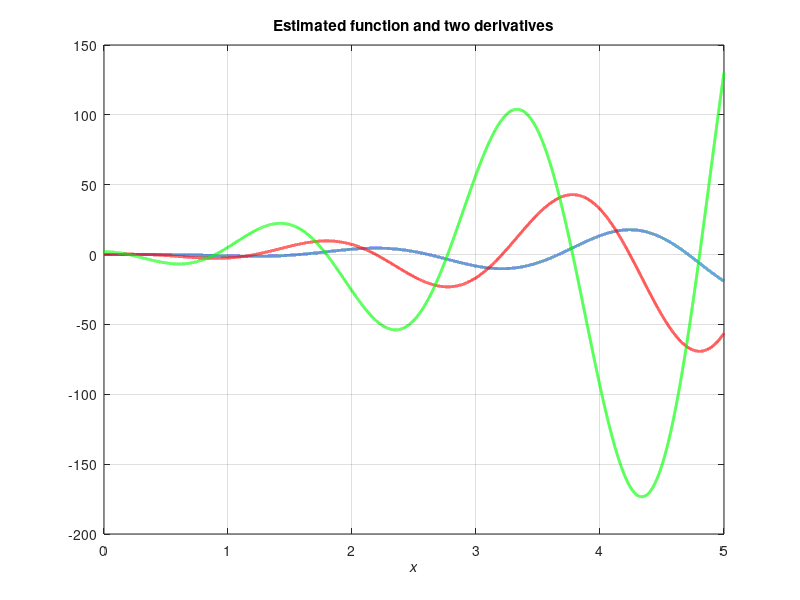

Reproduce this figure in MATLAB. (Note: this script raises an error after producing the figure.)
% The accuracy is characterized by an error between the true signal and its
% estimate. The error is characterized by the bias and variance of
% estimates. This example illustrates an asymptotic analysis for the bias
% and variance for h and delta (see Chapter 5 Discrete LPA Accuracy).
%
% Dmitriy Paliy. Tampere University of Technology. TICSP. 06-06-2005
% dmitriy.paliy@tut.fi
clear all

delta = 0.0001;
sigma_g = 1;
x = 0:delta:5; % arguments
gamma = 1/2; % the parameter gamma is a ratio of the upper bound bias to 
             % the standard deviation calculated for the ideal scale h
             % (5.25)-(5.26), (5.43).

% constats computed analytically
Ag = 0.5*sigma_g^2;
Bg = 1/sqrt(4*pi);

sigma = Ag/sqrt(delta*Bg*gamma^2);

% the estimated signal
y = x.^2.*cos(3*x);

derivative_kernel=[1 -1]/1;
% the first derivative of the estimated signal
y1 = conv(y,derivative_kernel)/delta;
y1 = y1(2:end);
y1(1)=y1(2);
y1(end)=y1(end-1);
% the second derivative of the estimated signal
y2 = conv(y1,derivative_kernel)/delta;
y2 = y2(2:end);
y2(1:2)=y2(3);
y2(end-1:end)=y2(end-2);


version -release; % get matlab release
matlab_R=str2num(ans);

figure,

    plot(x, y, 'LineWidth', 2); hold on;

    plot(x, y1, 'r-', 'LineWidth', 2); hold on;

    plot(x, y2, 'g-', 'LineWidth', 2); hold on;
    
    title('Estimated function and two derivatives'),

    if matlab_R>=14,
        xlabel('$x$','interpreter','latex');
    else
        xlabel('\itx');
    end;
    grid on
    if matlab_R>=14,
        legend('y(x)','y^{(1)}(x)','y^{(2)}(x)',...
            'Location','NorthWest');
    else
        legend('y(x)','y^{(1)}(x)','y^{(2)}(x)',...
            2);
    end;
% -------------------------------------------------------


h_const = gamma^2*delta*sigma^2*Bg/(Ag^2);
L_m = abs(y2);

figure,

    % the ideal varying scale h(x) (5.41)
    h = (h_const./(L_m.^2)).^(1/5);
    plot(x, h, 'LineWidth', 2); hold on; YLim([0 4]),
    title('Ideal varying scale h^*(x)')
    if matlab_R>=14,
        xlabel('$x$','interpreter','latex');
        ylabel('$h^*(x)$','interpreter','latex');
    else
        xlabel('\itx');
        ylabel('\ith^*(\itx)');
    end;
    grid on

    

figure,

    % FOR THE IDEAL VARYING SCALE
    % the squared bias
    bias = h.^2.*L_m.*Ag;
    plot(x, bias.^2, 'r-', 'LineWidth', 2); hold on;

    % the variance
    var = (sigma^2*Bg*delta)./h;
    plot(x, var, 'g-', 'LineWidth', 2); hold on;

    % the upper bound of the risk l(x) (5.42)
    l_risk = bias.^2 + var;
    plot(x, l_risk, '-', 'LineWidth', 2); hold on;

    
    % the risk for the ideal INVARIANT scale
    L_m_2 = sum(L_m.^2)./size(L_m,2);
    h1 = (h_const/L_m_2).^(1/5);

    bias = h1.^2.*L_m.*Ag;
    var = (sigma^2*Bg*delta)./h1;
    l_risk1 = bias.^2 + var;
    plot(x, l_risk1, 'k-', 'LineWidth', 2); hold on;
    if matlab_R>=14,
        xlabel('$x$','interpreter','latex');
    else
        xlabel('\itx');
    end;
    grid on
    
    
    if matlab_R>=14,
        legend('Squared bias','Variance',...
            'Upper bound of risk for ideal varying h',...
            'Upper bound of risk for ideal invariant h',...
            'Location','NorthWest')
    else
        legend('Squared bias','Variance',...
            'Upper bound of risk for ideal varying h',...
            'Upper bound of risk for ideal invariant h',...
            2)
    end;